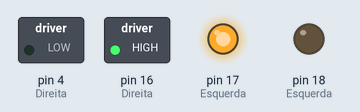
Simulated run of this sketch. Board: Arduino Uno, built with avr-gcc and run on an emulated ATmega328P. Parts: switched loads named in the sketch (green lamp = pin HIGH), output pins drawn as LEDs (lit = HIGH).

Above: at 0.5 s.
At 1.5 s:
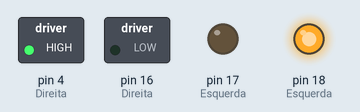
At 2.5 s:
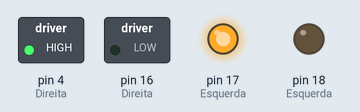
At 3.5 s:
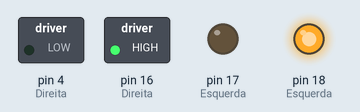
At 4.5 s:
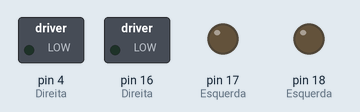
Timing chart, 0 to 6.5 s (numbered marks = the images above):
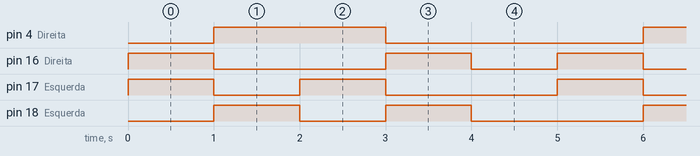

Measured:
- by itself, pin 4 (Direita): alternates HIGH for 2.0 s and LOW for 3.0 s
- by itself, pin 16 (Direita): repeats every 5.0 s: LOW 2.0 s, HIGH 1.0 s, LOW 1.0 s, HIGH 1.0 s
- by itself, pin 17 (Esquerda), pin 18 (Esquerda): repeats every 5.0 s: LOW 1.0 s, HIGH 1.0 s, LOW 2.0 s, HIGH 1.0 s

The sketch:

Tutorial_1_exemplo_1.ino
```cpp
void setup()
{
  pinMode( 4,OUTPUT); //Direita
  pinMode(16,OUTPUT); //Direita
  pinMode(17,OUTPUT); //Esquerda
  pinMode(18,OUTPUT); //Esquerda
}

void loop()
{
  // Para seguir em frente
  digitalWrite( 4, LOW);
  digitalWrite(16, HIGH);

  digitalWrite(17, HIGH);
  digitalWrite(18, LOW);

  delay(1000);

  // Para recuar
  digitalWrite( 4, HIGH);
  digitalWrite(16, LOW);

  digitalWrite(17, LOW);
  digitalWrite(18, HIGH);

  delay(1000);

  // Rodar para a direita
  digitalWrite( 4, HIGH);
  digitalWrite(16, LOW);

  digitalWrite(17, HIGH);
  digitalWrite(18, LOW);

  delay(1000);

  // Rodar para a esquerda
  digitalWrite( 4, LOW);
  digitalWrite(16, HIGH);

  digitalWrite(17, LOW);
  digitalWrite(18, HIGH);

  delay(1000);

  //Parar os motores
  digitalWrite( 4, LOW);
  digitalWrite(16, LOW);

  digitalWrite(17, LOW);
  digitalWrite(18, LOW);

  delay(1000);
}
```
